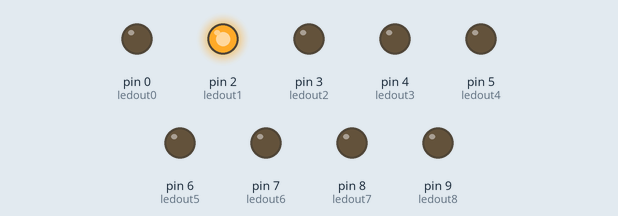
A sketch run on a simulated Arduino Uno, built with avr-gcc and run on an emulated ATmega328P. Shown: output pins drawn as LEDs (lit = HIGH).

Above: at 0.2 s.
At 1.2 s:
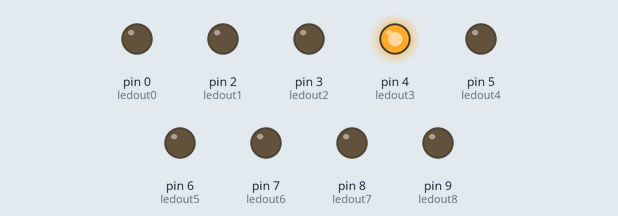
At 1.7 s:
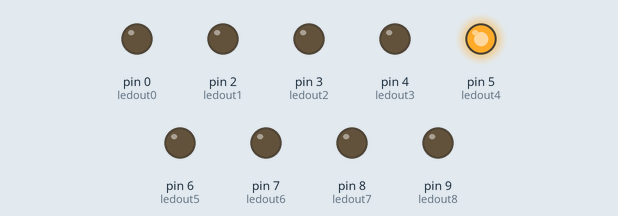
At 2.7 s:
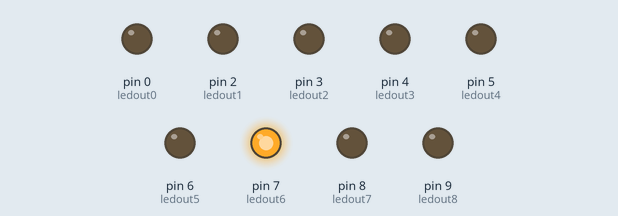
At 3.7 s:
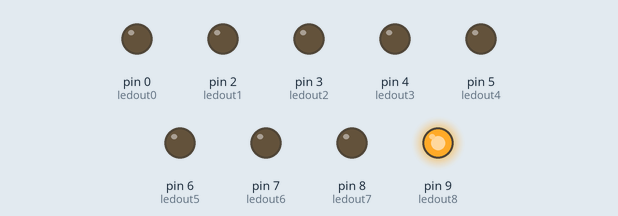
At 5.2 s:
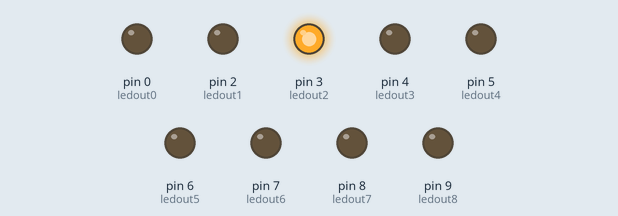
Timing chart, 0 to 5.9 s (numbered marks = the images above):
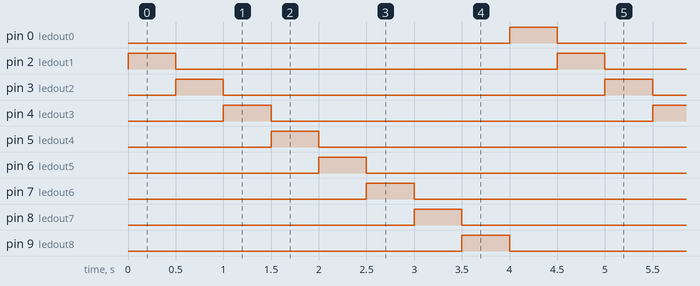

Measured:
- by itself, pin 0 (ledout0), pin 2 (ledout1), pin 3 (ledout2), pin 4 (ledout3), pin 5 (ledout4), pin 6 (ledout5), pin 7 (ledout6), pin 8 (ledout7), pin 9 (ledout8): alternates HIGH for 0.50 s and LOW for 4.0 s
- by itself, everything shown: repeats every 4.5 s, in 9 steps

The sketch:

relay.ino
```cpp
int ledout0=0;
int ledout1=2;
int ledout2=3;
int ledout3=4;
int ledout4=5;
int ledout5=6;
int ledout6=7;
int ledout7=8;
int ledout8=9;
int ledontime=100;
void setup()
{
pinMode(ledout0, OUTPUT);
pinMode(ledout1, OUTPUT);
pinMode(ledout2, OUTPUT);
pinMode(ledout3, OUTPUT);
pinMode(ledout4, OUTPUT);
pinMode(ledout5, OUTPUT);
pinMode(ledout6, OUTPUT);
pinMode(ledout7, OUTPUT);
pinMode(ledout8, OUTPUT);
digitalWrite(ledout0, HIGH);//HIGH LED TURN ON
digitalWrite(ledout1, LOW);//HIGH LED TURN OFF
digitalWrite(ledout2, LOW);
digitalWrite(ledout3, LOW);
digitalWrite(ledout4, LOW);
digitalWrite(ledout5, LOW);
digitalWrite(ledout6, LOW);
digitalWrite(ledout7, LOW);
digitalWrite(ledout8, LOW);
}
void loop()
{
ledontime=500;

digitalWrite(ledout0, LOW);//HIGH LED TURN OFF
digitalWrite(ledout1, HIGH);//HIGH LED TURN ON

delay(ledontime);
digitalWrite(ledout1, LOW);//HIGH LED TURN OFF
digitalWrite(ledout2, HIGH);//HIGH LED TURN ON
delay(ledontime);

digitalWrite(ledout2, LOW);//HIGH LED TURN OFF
digitalWrite(ledout3, HIGH);//HIGH LED TURN ON
delay(ledontime);

digitalWrite(ledout3, LOW);//HIGH LED TURN OFF
digitalWrite(ledout4, HIGH);//HIGH LED TURN ON
delay(ledontime);

digitalWrite(ledout4, LOW);//HIGH LED TURN OFF
digitalWrite(ledout5, HIGH);//HIGH LED TURN ON
delay(ledontime);

digitalWrite(ledout5, LOW);//HIGH LED TURN OFF
digitalWrite(ledout6, HIGH);//HIGH LED TURN ON
delay(ledontime);

digitalWrite(ledout6, LOW);//HIGH LED TURN OFF
digitalWrite(ledout7, HIGH);//HIGH LED TURN ON
delay(ledontime);

digitalWrite(ledout7, LOW);//HIGH LED TURN OFF
digitalWrite(ledout8, HIGH);//HIGH LED TURN ON
delay(ledontime);

digitalWrite(ledout8, LOW);//HIGH LED TURN OFF
digitalWrite(ledout0, HIGH);//HIGH LED TURN ON
delay(ledontime);


}
```
